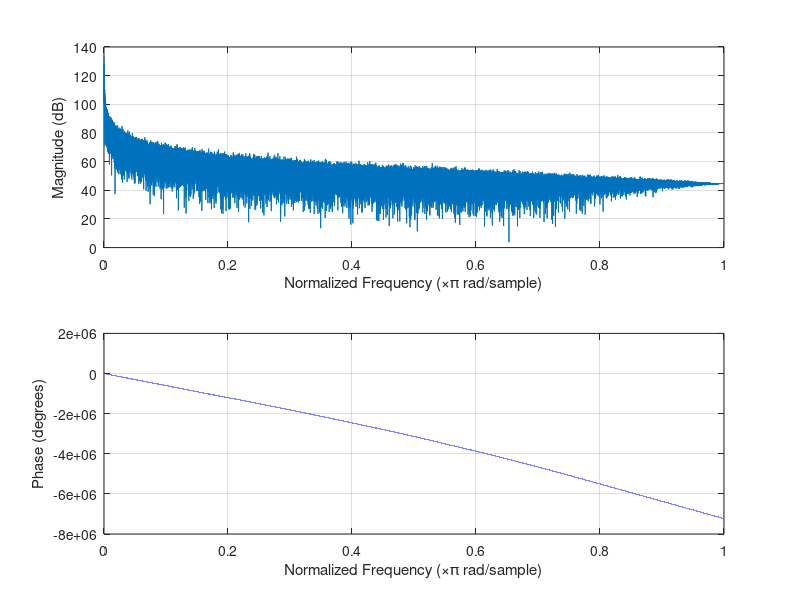

Recreate this plot in MATLAB.
% IIR Filters

clc;clear;

%butterworth filters
% n = 4; %order of the filter, # of samples of delay for feed back and feedforward paths
% Wn = [0.25,0.75]; %normalized cutoff frequency. min value of 0. 1 is nyquist.  so we are half nyquist
% 
% 
% 
% [b,a] = butter(n,Wn,'stop');
% 
% freqz(b,a)


%elliptic Filter
% n = 8;
% Rs = 60; %positive number of attenuation
% Rp = 6; %6db of ripple
% Wp = 0.5;
% 
% [b,a] = ellip(n,Rp,Rs,Wp);
% 
% freqz(b,a)

%kev basic feedback filter

Fs = 48000;
Ts = 1/Fs;
nyq = Fs/2;
t = [0:Ts:1].';
N = length(t);
x = randn(N,1);
y = zeros(N,1);
s0 = 1;
s1 = 0;

for n = 1:N
    
    y(n,1) = x(n,1)+s0+s1;
    s0 = x(n,1);
    s1 = y(n,1);
end


freqz(y)

